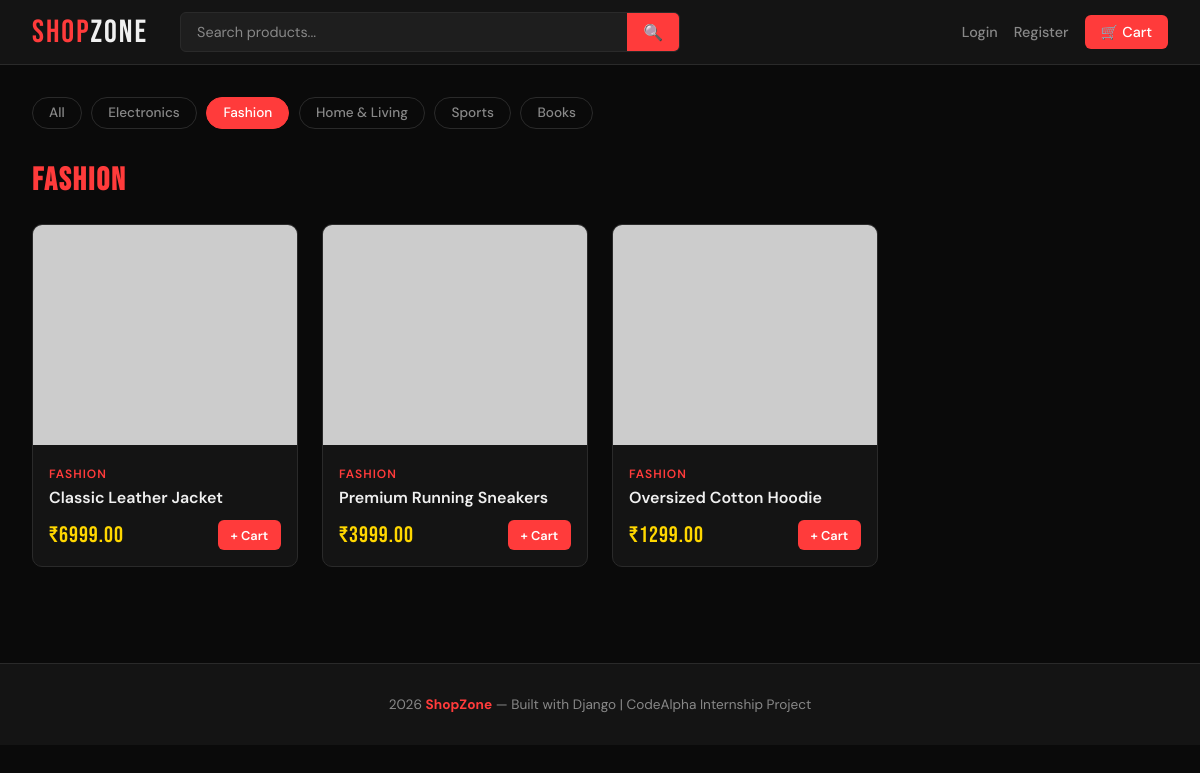
/?category=fashion, run on the app's committed database.
### store/models.py (models this page shows, shortened)
class Category(models.Model):
    name = models.CharField(max_length=100)
    slug = models.SlugField(unique=True)
    class Meta:
        verbose_name_plural = "Categories"

class Product(models.Model):
    name = models.CharField(max_length=200)
    category = models.ForeignKey(Category, on_delete=models.CASCADE, related_name='products')
    description = models.TextField()
    price = models.DecimalField(max_digits=10, decimal_places=2)
    image_url = models.URLField(max_length=500, blank=True, default='')
    stock = models.PositiveIntegerField(default=10)
    created_at = models.DateTimeField(auto_now_add=True)
    is_featured = models.BooleanField(default=False)

### store/views.py (the view)
# urls.py: path('', views.home, name='home'),
def home(request):
    products = Product.objects.all()
    categories = Category.objects.all()
    featured = Product.objects.filter(is_featured=True)[:4]
    category_slug = request.GET.get('category')
    search_query = request.GET.get('search', '')
    if category_slug:
        products = products.filter(category__slug=category_slug)
    if search_query:
        products = products.filter(name__icontains=search_query)
    return render(request, 'store/home.html', {
        'products': products,
        'categories': categories,
        'featured': featured,
        'search_query': search_query,
        'active_category': category_slug,
    })

### store/templates/store/home.html (shortened to what this page needs)
{% extends 'store/base.html' %}
{% block content %}
<div class="category-pills" id="products">
    <a href="/" class="category-pill {% if not active_category %}active{% endif %}">All</a>
    {% for cat in categories %}
        <a href="/?category={{ cat.slug }}" class="category-pill {% if active_category == cat.slug %}active{% endif %}">
            {{ cat.name }}
        </a>
    {% endfor %}
</div>
<h2 class="section-heading">
    {% if search_query %}
        SEARCH: <span>"{{ search_query }}"</span>
    {% elif active_category %}
        <span>{{ active_category|upper }}</span>
    {% else %}
        ALL <span>PRODUCTS</span>
    {% endif %}
</h2>
{% if products %}
    <div class="products-grid">
        {% for product in products %}
        <div class="product-card">
            <a href="/product/{{ product.pk }}/">
                <img src="{{ product.image_url }}" alt="{{ product.name }}"
                     onerror="this.src='https://via.placeholder.com/400x300/1E1E1E/FF3B3B?text={{ product.name|urlencode }}'">
            </a>
            <div class="product-card-body">
                <div class="product-card-category">{{ product.category.name }}</div>
                <a href="/product/{{ product.pk }}/" class="product-card-name">{{ product.name }}</a>
                <div class="product-card-footer">
                    <div class="product-card-price">₹{{ product.price }}</div>
                    <form method="POST" action="/cart/add/{{ product.pk }}/">
                        <button type="submit" class="btn btn-primary" style="padding:0.4rem 0.8rem;font-size:0.8rem;">
                            + Cart
                        </button>
                    </form>
                </div>
            </div>
        </div>
        {% endfor %}
    </div>
{% else %}
    <div style="text-align:center;padding:4rem;color:var(--muted);">
        <div style="font-size:3rem;margin-bottom:1rem;">🔍</div>
        <p>No products found. <a href="/" style="color:var(--primary);">Clear filters</a></p>
    </div>
{% endif %}
{% endblock %}

### store/templates/store/base.html (style rules this page uses)
*, *::before, *::after { margin: 0; padding: 0; box-sizing: border-box; }
:root { --primary: #FF3B3B; --primary-dark: #CC0000; --bg: #0A0A0A; --surface: #141414; --surface2: #1E1E1E; --border: #2A2A2A; --text: #F0F0F0; --muted: #888; --accent: #FFD700; }
body { font-family: 'DM Sans', sans-serif; background: var(--bg); color: var(--text); min-height: 100vh; }
.btn { display: inline-flex; align-items: center; gap: 0.4rem; padding: 0.6rem 1.2rem; border-radius: 6px; font-family: 'DM Sans', sans-serif; font-size: 0.9rem; font-weight: 600; cursor: pointer; border: none; text-decoration: none; transition: all 0.2s; }
.btn-primary { background: var(--primary); color: white; }
.products-grid { display: grid; grid-template-columns: repeat(auto-fill, minmax(240px, 1fr)); gap: 1.5rem; }
.product-card { background: var(--surface); border: 1px solid var(--border); border-radius: 10px; overflow: hidden; transition: transform 0.2s, border-color 0.2s; }
.product-card img { width: 100%; height: 220px; object-fit: cover; }
.product-card-body { padding: 1rem; }
.product-card-category { font-size: 0.75rem; color: var(--primary); text-transform: uppercase; letter-spacing: 1px; font-weight: 600; }
.product-card-name { font-size: 1rem; font-weight: 600; margin: 0.3rem 0; color: var(--text); text-decoration: none; display: block; }
.product-card-price { font-family: 'Bebas Neue', sans-serif; font-size: 1.4rem; color: var(--accent); letter-spacing: 1px; }
.product-card-footer { display: flex; align-items: center; justify-content: space-between; margin-top: 0.8rem; }
.section-heading { font-family: 'Bebas Neue', sans-serif; font-size: 2rem; letter-spacing: 2px; color: var(--text); margin-bottom: 1.5rem; }
.section-heading span { color: var(--primary); }
.category-pills { display: flex; gap: 0.6rem; flex-wrap: wrap; margin-bottom: 2rem; }
.category-pill { padding: 0.4rem 1rem; border-radius: 20px; font-size: 0.85rem; font-weight: 500; cursor: pointer; text-decoration: none; border: 1px solid var(--border); color: var(--muted); transition: all 0.2s; }
.category-pill:hover, .category-pill.active { background: var(--primary); border-color: var(--primary); color: white; }

### data on the page
Category: name "Electronics"
Category: name "Fashion"
Category: name "Home & Living"
Category: name "Sports"
Category: name "Books"
Product: category.name "FASHION", name "Classic Leather Jacket", price "6999.00"
Product: category.name "FASHION", name "Premium Running Sneakers", price "3999.00"
Product: category.name "FASHION", name "Oversized Cotton Hoodie", price "1299.00"

### other printed values
{{ active_category|upper }} "FASHION"
